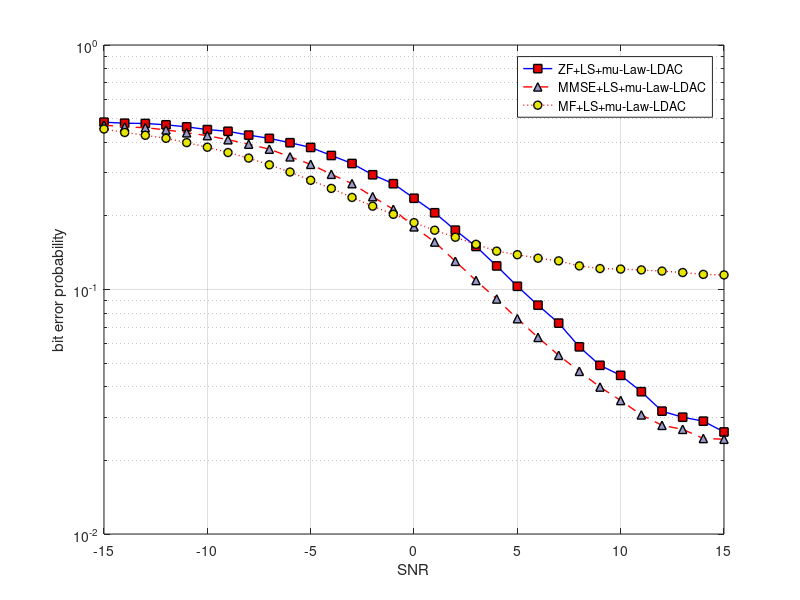

MATLAB code to generate this figure:
clc;
clear all;
close all;
warning off;

figure
load ZF_LS_muLAW_LDAC.mat
semilogy(SNRs,BER_per_snr_2,'-bs',...  % figure for ZF+LS+muLAW_LDAC, red square
    'LineWidth',1,...
    'MarkerSize',6,...
    'MarkerEdgeColor','k',...
    'MarkerFaceColor',[0.9,0.0,0.0]);
hold on

load MMSE_LS_muLAW_LDAC.mat
semilogy(SNRs,BER_per_snr_2,'--r^',... % figure for MMSE+LS+muLAW_LDAC, blue triangle
    'LineWidth',1,...
    'MarkerSize',6,...
    'MarkerEdgeColor','k',...
    'MarkerFaceColor',[0.6,0.6,0.8]);
hold on

load MF_LS_muLAW_LDAC.mat
semilogy(SNRs,error,':ro',...  % figure for MF+LS+muLAW_LDAC, yellow circle
    'LineWidth',1,...
    'MarkerSize',6,...
    'MarkerEdgeColor','k',...
    'MarkerFaceColor',[0.9,0.9,0.0]);
hold on


grid on

xlabel('SNR')
ylabel('bit error probability')
legend('ZF+LS+mu-Law-LDAC','MMSE+LS+mu-Law-LDAC','MF+LS+mu-Law-LDAC');
